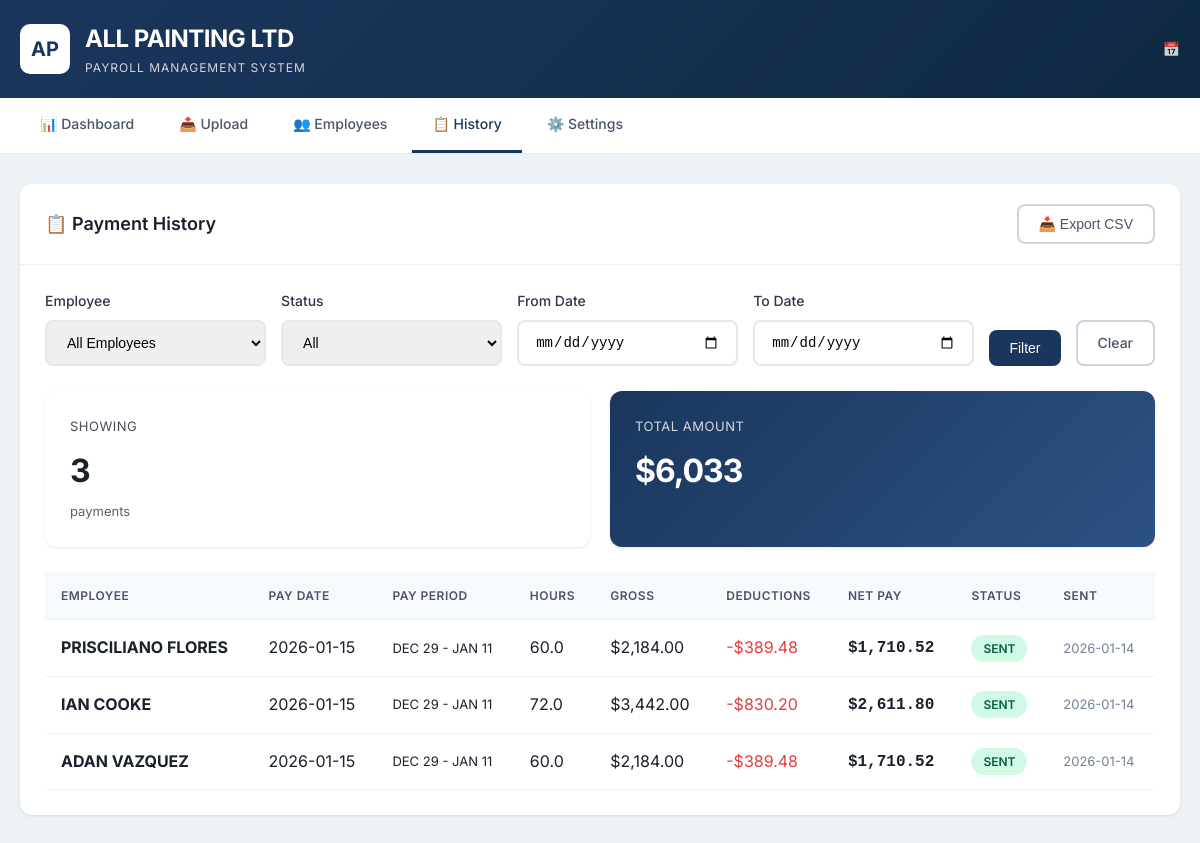
The app's page /history with its own data.
### tables this page shows
CREATE TABLE payments (
            id INTEGER PRIMARY KEY AUTOINCREMENT,
            employee_id INTEGER,
            employee_name TEXT NOT NULL,
            amount REAL NOT NULL,
            pay_date TEXT,
            pay_period TEXT,
            regular_hours REAL,
            overtime_hours REAL,
            stat_hours REAL,
            vacation_pay REAL,
            gross_pay REAL,
            deductions REAL,
            net_pay REAL,
            file_id INTEGER,
            status TEXT DEFAULT 'pending',
            sent_at TIMESTAMP,
            confirmation_number TEXT,
            created_at TIMESTAMP DEFAULT CURRENT_TIMESTAMP,
            FOREIGN KEY (employee_id) REFERENCES employees(id),
            FOREIGN KEY (file_id) REFERENCES payroll_files(id)
        );

### app.py (the view)
@app.route('/history')
def history():
    conn = get_db()
    employee = request.args.get('employee')
    status = request.args.get('status')
    date_from = request.args.get('date_from')
    date_to = request.args.get('date_to')
    query = 'SELECT * FROM payments WHERE 1=1'
    params = []
    if employee:
        query += ' AND UPPER(employee_name) LIKE UPPER(?)'
        params.append(f'%{employee}%')
    if status:
        query += ' AND status = ?'
        params.append(status)
    if date_from:
        query += ' AND pay_date >= ?'
        params.append(date_from)
    if date_to:
        query += ' AND pay_date <= ?'
        params.append(date_to)
    query += ' ORDER BY created_at DESC LIMIT 100'
    payments = conn.execute(query, params).fetchall()
    employees = conn.execute('SELECT DISTINCT employee_name FROM payments ORDER BY employee_name').fetchall()
    stats = {
        'total_payments': len(payments),
        'total_amount': sum(p['net_pay'] for p in payments),
    }
    conn.close()
    return render_template('history.html',
                          payments=payments,
                          employees=employees,
                          stats=stats,
                          filters={
                              'employee': employee,
                              'status': status,
                              'date_from': date_from,
                              'date_to': date_to
                          })

### app.py (called while the page is built)
def get_db():
    conn = sqlite3.connect(DB_PATH)
    conn.row_factory = sqlite3.Row
    return conn

### templates/history.html (shortened to what this page needs)
{% extends "base.html" %}
{% block content %}
<div class="card">
    <div class="card-header">
        <h2>📋 Payment History</h2>
        <div style="display: flex; gap: 10px;">
            <button class="btn btn-outline" onclick="exportCSV()">📥 Export CSV</button>
        </div>
    </div>
    <div class="card-body">
        <form method="GET" style="margin-bottom: 25px;">
            <div style="display: flex; gap: 15px; flex-wrap: wrap; align-items: flex-end;">
                <div class="form-group" style="margin-bottom: 0; flex: 1; min-width: 200px;">
                    <label class="form-label">Employee</label>
                    <select name="employee" class="form-input">
                        <option value="">All Employees</option>
                    </select>
                </div>
                <div class="form-group" style="margin-bottom: 0; flex: 1; min-width: 150px;">
                    <label class="form-label">Status</label>
                    <select name="status" class="form-input">
                        <option value="">All</option>
                    </select>
                </div>
                <div class="form-group" style="margin-bottom: 0; flex: 1; min-width: 150px;">
                    <label class="form-label">From Date</label>
                    <input type="date" name="date_from" class="form-input" value="{{ filters.date_from or '' }}">
                </div>
                <div class="form-group" style="margin-bottom: 0; flex: 1; min-width: 150px;">
                    <label class="form-label">To Date</label>
                    <input type="date" name="date_to" class="form-input" value="{{ filters.date_to or '' }}">
                </div>
                <button type="submit" class="btn btn-primary">Filter</button>
                <a href="{{ url_for('history') }}" class="btn btn-outline">Clear</a>
            </div>
        </form>
        <div class="stats-grid" style="margin-bottom: 25px;">
            <div class="stat-card">
                <div class="stat-label">Showing</div>
                <div class="stat-value">{{ stats.total_payments }}</div>
                <div class="stat-sub">payments</div>
            </div>
            <div class="stat-card primary">
                <div class="stat-label">Total Amount</div>
                <div class="stat-value">${{ '{:,.0f}'.format(stats.total_amount) }}</div>
            </div>
        </div>
        {% if payments %}
        <div class="table-container">
            <table id="historyTable">
                <thead>
                    <tr>
                        <th>Employee</th>
                        <th>Pay Date</th>
                        <th>Pay Period</th>
                        <th>Hours</th>
                        <th>Gross</th>
                        <th>Deductions</th>
                        <th>Net Pay</th>
                        <th>Status</th>
                        <th>Sent</th>
                    </tr>
                </thead>
                <tbody>
                    {% for payment in payments %}
                    <tr>
                        <td><strong>{{ payment.employee_name }}</strong></td>
                        <td>{{ payment.pay_date or 'N/A' }}</td>
                        <td style="font-size: 13px;">{{ payment.pay_period or 'N/A' }}</td>
                        <td>
                            <span title="Regular: {{ payment.regular_hours or 0 }}, OT: {{ payment.overtime_hours or 0 }}, Stat: {{ payment.stat_hours or 0 }}">
                                {{ (payment.regular_hours or 0) + (payment.overtime_hours or 0) + (payment.stat_hours or 0) }}
                            </span>
                        </td>
                        <td>${{ '{:,.2f}'.format(payment.gross_pay or 0) }}</td>
                        <td style="color: var(--danger);">-${{ '{:,.2f}'.format(payment.deductions or 0) }}</td>
                        <td><span class="amount">${{ '{:,.2f}'.format(payment.net_pay) }}</span></td>
                        <td>
                            <span class="badge badge-{{ 'sent' if payment.status == 'sent' else 'pending' }}">
                                {{ payment.status }}
                            </span>
                        </td>
                        <td style="font-size: 13px; color: var(--gray-500);">
                            {{ payment.sent_at[:10] if payment.sent_at else '—' }}
                        </td>
                    </tr>
                    {% endfor %}
                </tbody>
            </table>
        </div>
        {% else %}
        <div style="text-align: center; padding: 60px;">
            <div style="font-size: 48px; margin-bottom: 15px;">📋</div>
            <h3 style="color: var(--gray-600); margin-bottom: 10px;">No Payments Found</h3>
            <p style="color: var(--gray-500);">Try adjusting your filters or upload payroll files to get started</p>
        </div>
        {% endif %}
    </div>
</div>
{% endblock %}

### templates/base.html (style rules this page uses)
:root { --primary: #1a365d; --primary-light: #2c5282; --primary-dark: #0f2942; --accent: #38a169; --accent-light: #48bb78; --warning: #dd6b20; --danger: #e53e3e; --gray-50: #f7fafc; --gray-100: #edf2f7; --gray-200: #e2e8f0; --gray-300: #cbd5e0; --gray-400: #a0aec0; --gray-500: #718096; --gray-600: #4a5568; --gray-700: #2d3748; --gray-800: #1a202c; }
* { margin: 0; padding: 0; box-sizing: border-box; }
body { font-family: 'Inter', -apple-system, BlinkMacSystemFont, sans-serif; background: var(--gray-100); color: var(--gray-800); line-height: 1.6; }
.card { background: white; border-radius: 12px; box-shadow: 0 1px 3px rgba(0,0,0,0.1); overflow: hidden; }
.card-header { padding: 20px 25px; border-bottom: 1px solid var(--gray-100); display: flex; justify-content: space-between; align-items: center; }
.card-header h2 { font-size: 18px; font-weight: 600; color: var(--gray-800); }
.card-body { padding: 25px; }
.stats-grid { display: grid; grid-template-columns: repeat(auto-fit, minmax(200px, 1fr)); gap: 20px; margin-bottom: 30px; }
.stat-card { background: white; border-radius: 12px; padding: 25px; box-shadow: 0 1px 3px rgba(0,0,0,0.1); }
.stat-card.primary { background: linear-gradient(135deg, var(--primary) 0%, var(--primary-light) 100%); color: white; }
.stat-label { font-size: 13px; text-transform: uppercase; letter-spacing: 0.5px; opacity: 0.8; margin-bottom: 8px; }
.stat-value { font-size: 32px; font-weight: 700; letter-spacing: -1px; }
.stat-sub { font-size: 13px; opacity: 0.7; margin-top: 5px; }
.table-container { overflow-x: auto; }
table { width: 100%; border-collapse: collapse; }
th, td { padding: 14px 16px; text-align: left; border-bottom: 1px solid var(--gray-100); }
th { background: var(--gray-50); font-weight: 600; font-size: 12px; text-transform: uppercase; letter-spacing: 0.5px; color: var(--gray-600); }
.btn { display: inline-flex; align-items: center; gap: 8px; padding: 10px 20px; border: none; border-radius: 8px; font-size: 14px; font-weight: 500; cursor: pointer; transition: all 0.2s; text-decoration: none; }
.btn-primary { background: var(--primary); color: white; }
.btn-outline { background: transparent; border: 2px solid var(--gray-300); color: var(--gray-600); }
.badge { display: inline-block; padding: 4px 12px; border-radius: 20px; font-size: 12px; font-weight: 600; text-transform: uppercase; }
.badge-sent { background: #d1fae5; color: #065f46; }
.form-group { margin-bottom: 20px; }
.form-label { display: block; font-size: 14px; font-weight: 500; color: var(--gray-700); margin-bottom: 8px; }
.form-input { width: 100%; padding: 12px 16px; border: 2px solid var(--gray-200); border-radius: 8px; font-size: 14px; transition: border-color 0.2s; }
.amount { font-family: 'SF Mono', 'Fira Code', monospace; font-weight: 600; }

### records on screen
payments: employee_name "PRISCILIANO FLORES", pay_date "2026-01-15", pay_period "DEC 29 - JAN 11", regular_hours+overtime_hours+stat_hours "60.0", gross_pay "2,184.00", deductions "389.48", net_pay "1,710.52", status "SENT", sent_at "2026-01-14"
payments: employee_name "IAN COOKE", pay_date "2026-01-15", pay_period "DEC 29 - JAN 11", regular_hours+overtime_hours+stat_hours "72.0", gross_pay "3,442.00", deductions "830.20", net_pay "2,611.80", status "SENT", sent_at "2026-01-14"
payments: employee_name "ADAN VAZQUEZ", pay_date "2026-01-15", pay_period "DEC 29 - JAN 11", regular_hours+overtime_hours+stat_hours "60.0", gross_pay "2,184.00", deductions "389.48", net_pay "1,710.52", status "SENT", sent_at "2026-01-14"

### other values on screen
{{ stats.total_payments }} "3"
{{ '{:,.0f}'.format(stats.total_amount) }} "6,033"
